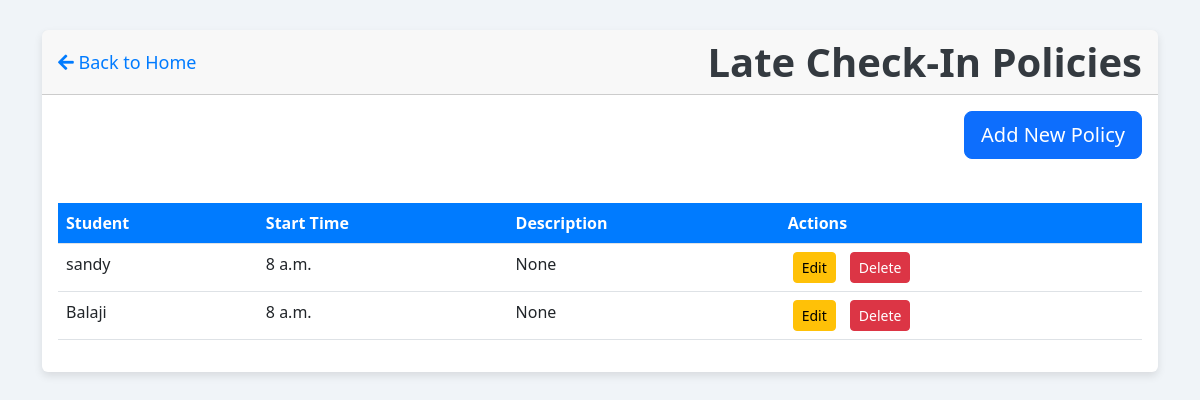
Screenshot of /late_checkin_policy_list/ (signed in) with the database file from the repository.
### app1/models.py (models this page shows, shortened)
class LateCheckInPolicy(models.Model):
    student = models.OneToOneField(Student, on_delete=models.CASCADE, related_name="late_checkin_policy")
    def get_default_start_time():
        return time(8, 0)  # Default time as 8:00 AM
    start_time = models.TimeField(default=get_default_start_time)
    description = models.CharField(max_length=255, blank=True, null=True)

class Student(models.Model):
    user = models.OneToOneField(User, on_delete=models.CASCADE, related_name="student_profile")
    name = models.CharField(max_length=255)
    email = models.EmailField(max_length=255)
    phone_number = models.CharField(max_length=15)
    face_embedding = models.JSONField(blank=True, null=True)
    authorized = models.BooleanField(default=False)
    roll_no = models.CharField(max_length=20,unique=True)
    address = models.TextField()
    date_of_birth = models.DateField()
    joining_date = models.DateField()
    mother_name = models.CharField(max_length=255)
    father_name = models.CharField(max_length=255)
    session = models.ForeignKey(Session, on_delete=models.CASCADE, related_name="students")
    courses = models.ManyToManyField(Course, related_name="students")
    department = models.ManyToManyField(Department, related_name="students")
    semester= models.ManyToManyField(Semester, related_name="students")

### app1/views.py (the view)
# urls.py: path('late_checkin_policy_list/', views.late_checkin_policy_list, name='late_checkin_policy_list'),
@staff_member_required
def late_checkin_policy_list(request):
    policies = LateCheckInPolicy.objects.select_related('student').all()
    return render(request, 'latecheckinpolicy_list.html', {'policies': policies})

### templates/latecheckinpolicy_list.html (shortened to what this page needs)
<!DOCTYPE html>
<html lang="en">
<head>
    <link href="https://cdn.jsdelivr.net/npm/bootstrap@5.3.0-alpha3/dist/css/bootstrap.min.css" rel="stylesheet">
    <link href="https://cdnjs.cloudflare.com/ajax/libs/font-awesome/5.15.3/css/all.min.css" rel="stylesheet">
</head>
<body>
    <div class="container">
        <div class="card">
            <div class="card-header">
                <a href="{% url 'home' %}" class="back-icon">
                    <i class="fas fa-arrow-left"></i> Back to Home
                </a>
                <h1 class="text-center mb-0">Late Check-In Policies</h1>
            </div>
            <div class="card-body">
                <div class="text-end">
                    <a href="{% url 'create_late_checkin_policy' %}" class="btn btn-primary btn-lg">Add New Policy</a>
                </div>
                <div class="table-responsive">
                    <table class="table table-hover mt-4">
                        <thead>
                            <tr>
                                <th>Student</th>
                                <th>Start Time</th>
                                <th>Description</th>
                                <th>Actions</th>
                            </tr>
                        </thead>
                        <tbody>
                            {% for policy in policies %}
                            <tr>
                                <td>{{ policy.student.name }}</td>
                                <td>{{ policy.start_time }}</td>
                                <td>{{ policy.description }}</td>
                                <td>
                                    <a href="{% url 'update_late_checkin_policy' policy.id %}" class="btn btn-sm btn-warning btn-action">Edit</a>
                                    <form action="{% url 'delete_late_checkin_policy' policy.id %}" method="post" style="display:inline;">
                                        <button type="submit" class="btn btn-sm btn-danger btn-action" onclick="return confirm('Are you sure you want to delete this policy?');">Delete</button>
                                    </form>
                                </td>
                            </tr>
                            {% empty %}
                            <tr>
                                <td colspan="4" class="no-policies">No policies found.</td>
                            </tr>
                            {% endfor %}
                        </tbody>
                    </table>
                </div>
            </div>
        </div>
    </div>
</body>
</html>

### templates/latecheckinpolicy_list.html (style rules this page uses)
body { background-color: #f0f4f8; }
.container { margin-top: 30px; }
h1 { color: #343a40; margin-bottom: 20px; font-weight: 600; }
.btn-primary { margin-bottom: 20px; }
.table th { background-color: #007bff; color: white; }
.btn-action { margin: 0 5px; }
.card { border: none; box-shadow: 0 4px 8px rgba(0, 0, 0, 0.1); margin-bottom: 30px; }
.back-icon { font-size: 18px; color: #007bff; text-decoration: none; }
.card-header { display: flex; align-items: center; justify-content: space-between; }
.card-header a { color: #007bff; }

### rows the page displays
LateCheckInPolicy: student.name "sandy", start_time "8 a.m.", description "None"
LateCheckInPolicy: student.name "Balaji", start_time "8 a.m.", description "None"
